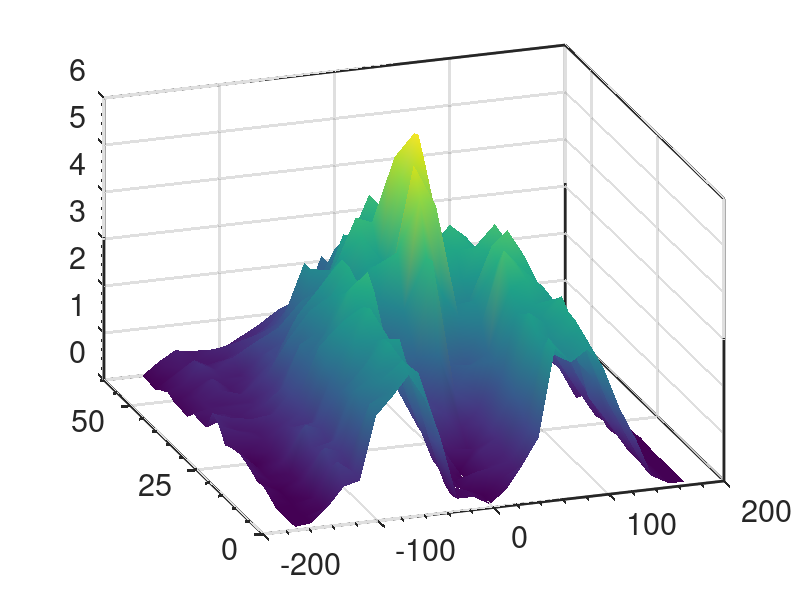

Here is the MATLAB script that generated this plot: (Note: this script raises an error after producing the figure.)

load('p6.mat')
%% figure 
  figure('position',[100,100,500,500]) %[left bottom width height]
  Result = Result(Result(:,1)<=60,:);
  N=numel(Result)/2;
  [n,bin]=hist3(Result,[25,25]);
   y=bin{1};
   x=bin{2};
   pxy=1000*n/N;
   [xx,yy]=meshgrid(x,y);
   
   surf(xx,yy,pxy)
 % 
zlim([0 6])
box on
FS=22
set(gca,'xtick',[-200:100:200],'ytick',[0:25:50],'linewidth',2,'fontsize',FS,'ticklength',[0.025 0.02],...
    'xminortick','on','yminortick','on','zminortick','on');
% ylabel('Length','fontsize',FS,'Interpreter','latex')
%ylim([0 5.0])
% ytickformat('%1.1f')
% xlabel('Maximum uptake rate of nutrient by plant, $c$','fontsize',FS,'Interpreter','latex')
% xlabel('Angle, $c$','fontsize',FS,'Interpreter','latex')
%xlim([0 0.30]);
% zlabel('Probability','fontsize',FS,'Interpreter','latex')
% 
shading interp
view(-19,30)

save2pdf('p6AngleS')
%    shading interp 
%    xlim([Amin Amax])
%    ylim([0 60])